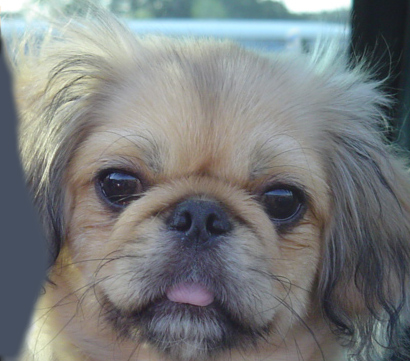
#> input picture Homework/L3/dog.jpg, 410 x 361 px
$ jupyter execute Assignment_week3.ipynb
#> lines starting #> are read from the running program, lines starting #| are printed output that depends on the picture
# Goal: create a Hybrid image

## Hybrid Images.

A hybrid image is the sum of a low-pass filtered version of the one image and a high-pass filtered version of a second image. There is a free parameter, which can be tuned for each image pair, which controls how much high frequency to remove from the first image and how much low frequency to leave in the second image. This is called the "cutoff-frequency". In the paper it is suggested to use two cutoff frequencies (one tuned for each image) and you are free to try that, as well. In the starter code, the cutoff frequency is controlled by changing the standard deviation of the Gausian filter used in constructing the hybrid images.

Import library

[cell 1]
import cv2
import numpy as np
from IPython.display import Image, display

Fourier fuction

[cell 2]
def fourier_img(img, kernel):
    # Compute convolution between `img` and `kernel` using numpy's FFT.
    # Load the image.
    image = cv2.imread(img)
    # Get size of image and kernel.
    (image_h, image_w) = image.shape[:2]
    (kernel_h, kernel_w) = kernel.shape[:2]
    # Apply padding to the kernel.
    padded_kernel = np.zeros(image.shape[:2])
    start_h = (image_h - kernel_h) // 2
    start_w = (image_w - kernel_w) // 2
    padded_kernel[start_h : start_h + kernel_h, start_w : start_w + kernel_w] = kernel
    # Create image to write to.
    output = np.zeros(image.shape)
    # Run FFT on all 3 channels.
    for colour in range(3):
        Fi = np.fft.fft2(image[:, :, colour])
        Fk = np.fft.fft2(padded_kernel)
        # Inverse fourier.
        output[:, :, colour] = np.fft.fftshift(np.fft.ifft2(Fi * Fk)) / 255

    # Return the result of convolution.
    return output

Convolution function

[cell 3]
def convolution(img, kernel):
    # This function executes the convolution between `img` and `kernel`.
    print("[{}]\tRunning convolution...\n".format(img))
    # Load the image.
    image = cv2.imread(img)
    # Flip template before convolution.
    kernel = cv2.flip(kernel, -1)
    # Get size of image and kernel. 3rd value of shape is colour channel.
    (image_h, image_w) = image.shape[:2]
    (kernel_h, kernel_w) = kernel.shape[:2]
    (pad_h, pad_w) = (kernel_h // 2, kernel_w // 2)
    # Create image to write to.
    output = np.zeros(image.shape)
    # Slide kernel across every pixel.
    for y in range(pad_h, image_h - pad_h):
        for x in range(pad_w, image_w - pad_w):
            # If coloured, loop for colours.
            for colour in range(image.shape[2]):
                # Get center pixel.
                center = image[
                    y - pad_h : y + pad_h + 1, x - pad_w : x + pad_w + 1, colour
                ]
                # Perform convolution and map value to [0, 255].
                # Write back value to output image.
                output[y, x, colour] = (center * kernel).sum() / 255

    # Return the result of the convolution.
    return output

Guassian blur function

[cell 4]
def gaussian_blur(image, sigma, fourier):
    # Builds a Gaussian kernel used to perform the LPF on an image.
    # fourier: either true or false, If true use fourier, otherwise use convolution function
    print("[{}]\tCalculating Gaussian kernel...".format(image))

    # Calculate size of filter.
    size = 8 * sigma + 1
    if not size % 2:
        size = size + 1

    center = size // 2
    kernel = np.zeros((size, size))

    # Generate Gaussian blur.
    for y in range(size):
        for x in range(size):
            diff = (y - center) ** 2 + (x - center) ** 2
            kernel[y, x] = np.exp(-diff / (2 * sigma ** 2))

    kernel = kernel / np.sum(kernel)

    if fourier:
        return fourier_img(image, kernel)
    else:
        return convolution(image, kernel)

High pass and Low pass function

[cell 5]
def low_pass(image, cutoff, fourier):
    # Generate low pass filter of image.
    print("[{}]\tGenerating low pass image...".format(image))
    return gaussian_blur(image, cutoff, fourier)


def high_pass(image, cutoff, fourier):
    # Generate high pass filter of image. This is simply the image minus its low passed result.
    print("[{}]\tGenerating high pass image...".format(image))
    return (cv2.imread(image) / 255) - low_pass(image, cutoff, fourier)

Hybrid function

[cell 6]
def hybrid_image(images, cutoff, fourier):
    # Create a hybrid image by summing together the low and high frequency images.
    # Perform low pass filter and export.
    low = low_pass(images[0], cutoff[0], fourier)
    # Perform high pass filter and export.
    high = high_pass(images[1], cutoff[1], fourier)

    print("Creating hybrid image...")
    return low + high

Convert to human-friendly format

[cell 7]
def output_vis(image, num_of_img=1, gap_btwn_img=0):
    # Display hybrid image comparison for report. Visualisation shows 5 images
    # reducing in size to simulate viewing the image from a distance.
    print("Creating visualisation...")

    num = num_of_img    # Number of images to display.
    gap = gap_btwn_img  # Gap between images (px).

    # Create list of images.
    image_list = [image]
    max_height = image.shape[0]
    max_width = image.shape[1]

    # Add images to list and increase max width.
    for i in range(1, num):
        tmp = cv2.resize(image, (0, 0), fx=0.5 ** i, fy=0.5 ** i)
        max_width += tmp.shape[1] + gap
        image_list.append(tmp)

    # Create space for image stack.
    stack = np.ones((max_height, max_width, 3)) * 255

    # Add images to stack.
    current_x = 0
    for img in image_list:
        stack[
            max_height - img.shape[0] :, current_x : img.shape[1] + current_x, :
        ] = img
        current_x += img.shape[1] + gap

    return stack

Load Image

[cell 8]
dog_img = 'dog.jpg'
cat_img = 'cat.jpg'
dog = cv2.imread(dog_img)
#> dog is the input picture: shape (361, 410, 3); mean B, G, R 125, 124.5, 121.2
cat = cv2.imread(cat_img)
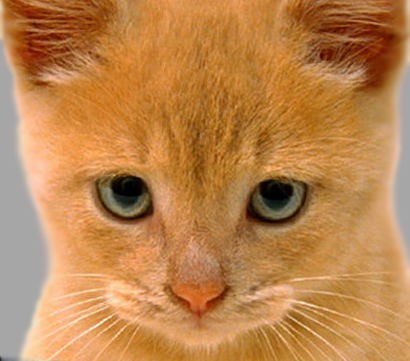
#> input picture Homework/L3/cat.jpg, 410 x 361 px
#> cat is the input picture: shape (361, 410, 3); mean B, G, R 77.1, 132.5, 188.2

dogImg = Image(filename=dog_img)
catImg = Image(filename=cat_img)
display(dogImg)
display(catImg)

Create hybrid image

[cell 9]
hybrid = hybrid_image([dog_img, cat_img], [7, 7], True)
#> after the loop in fourier_img, `for colour in range(3):`:
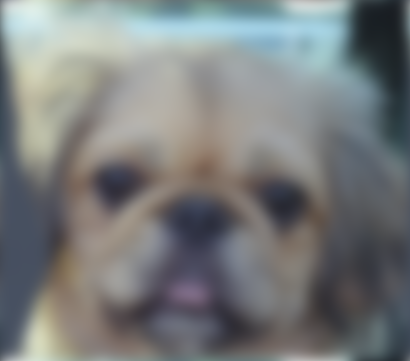
#> output: shape (361, 410, 3) float64; mean B, G, R 0.49, 0.488, 0.475
#> after the loop in fourier_img, `for colour in range(3):`:
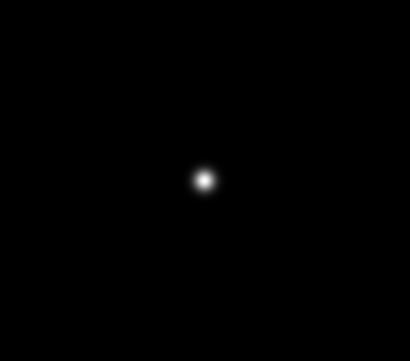
#> padded_kernel: shape (361, 410) float64; min 0, max 0.00325, mean 6.76e-06; drawn with min black and max white
#> call 2 of gaussian_blur, with image = 'cat.jpg', sigma = 7, fourier = True
#> in gaussian_blur (call 2), `size = 8 * sigma + 1`: size = 57
#> in gaussian_blur (call 2), `center = size // 2`: center = 28
#> after the loop in gaussian_blur (call 2), `for y in range(size):`:
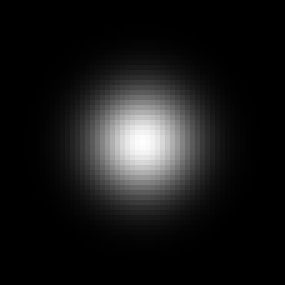
#> kernel: shape (57, 57) float64 (shown 5 times larger); min 1.13e-07, max 1, mean 0.0948
#> call 2 of fourier_img, with img = 'cat.jpg'
#> after the loop in fourier_img (call 2), `for colour in range(3):`:
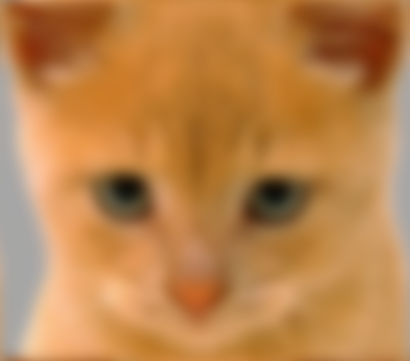
#> output: shape (361, 410, 3) float64; mean B, G, R 0.302, 0.52, 0.738
#> in high_pass, `return (cv2.imread(image) / 255) - low_pass(image, cutoff, fourier)`:
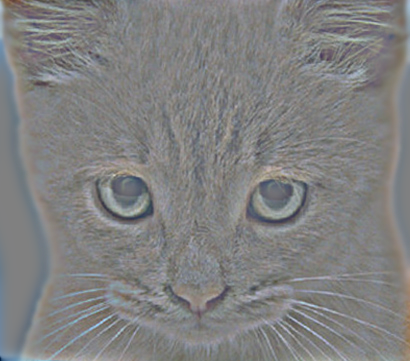
#> returned value: shape (361, 410, 3) float64; mean of channels 0, 1, 2 -7.91e-18, -4.87e-18, -1.61e-17; drawn with min black and max white
#> in hybrid_image, `return low + high`:
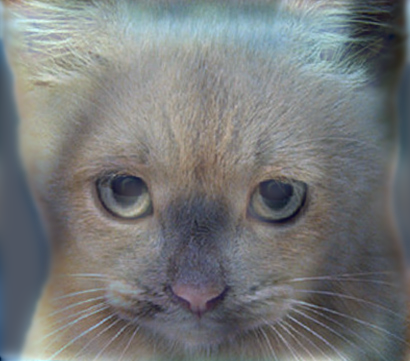
#> returned value: shape (361, 410, 3) float64; mean of channels 0, 1, 2 0.49, 0.488, 0.475; drawn with min black and max white
print(hybrid)
#> (printed output is left out)
visual_hybrid = output_vis(hybrid) * 255
#> after the loop in output_vis, `for i in range(1, num):`: image_list = 1 item; max_width = 410
#> the loop in output_vis, `for img in image_list:` made 1 pass
#> current_x on pass 1: 410

Show hybrid image and save file

[cell 10]
cv2.imwrite('hybrid_cat_dog.jpg', visual_hybrid)
Image(filename='hybrid_cat_dog.jpg')
